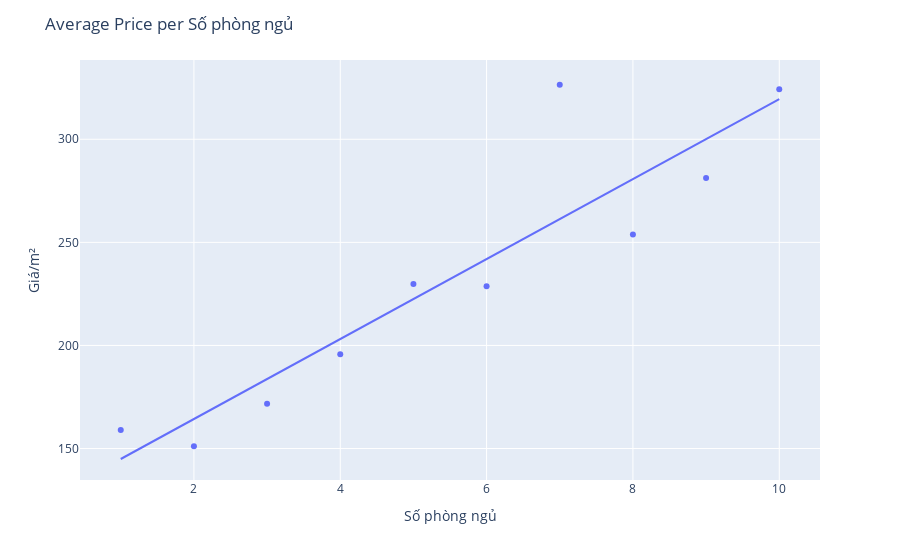

This figure's notebook cell:
### Code cell
df_mean = df.groupby('Số phòng ngủ')['Giá/m²'].mean().reset_index()

# plot mean price per acre lot
fig = px.scatter(df_mean, x='Số phòng ngủ', y='Giá/m²', trendline='ols')
fig.update_layout(title='Average Price per Số phòng ngủ', xaxis_title='Số phòng ngủ', yaxis_title='Giá/m²')
fig.show()

### Figure 1 — Plotly figure (JSON) as saved in the notebook; plotly's stock layout.template omitted (floating-point values rounded to 4 significant figures)
{"data": [{"hovertemplate": "Số phòng ngủ=%{x}<br>Giá/m²=%{y}<extra></extra>", "legendgroup": "", "marker": {"color": "#636efa", "symbol": "circle"}, "mode": "markers", "name": "", "orientation": "v", "showlegend": false, "type": "scatter", "x": [1, 2, 3, 4, 5, 6, 7, 8, 9, 10], "xaxis": "x", "y": [159.0, 151.1, 171.8, 195.8, 229.8, 228.7, 326.4, 253.8, 281.2, 324.3], "yaxis": "y"}, {"hovertemplate": "<b>OLS trendline</b><br>Giá/m² = 19.3908 * Số phòng ngủ + 125.532<br>R<sup>2</sup>=0.834655<br><br>Số phòng ngủ=%{x}<br>Giá/m²=%{y} <b>(trend)</b><extra></extra>", "legendgroup": "", "marker": {"color": "#636efa", "symbol": "circle"}, "mode": "lines", "name": "", "showlegend": false, "type": "scatter", "x": [1, 2, 3, 4, 5, 6, 7, 8, 9, 10], "xaxis": "x", "y": [144.9, 164.3, 183.7, 203.1, 222.5, 241.9, 261.3, 280.7, 300.0, 319.4], "yaxis": "y"}], "layout": {"legend": {"tracegroupgap": 0}, "margin": {"t": 60}, "title": {"text": "Average Price per Số phòng ngủ"}, "xaxis": {"anchor": "y", "domain": [0, 1], "title": {"text": "Số phòng ngủ"}}, "yaxis": {"anchor": "x", "domain": [0, 1], "title": {"text": "Giá/m²"}}}}
